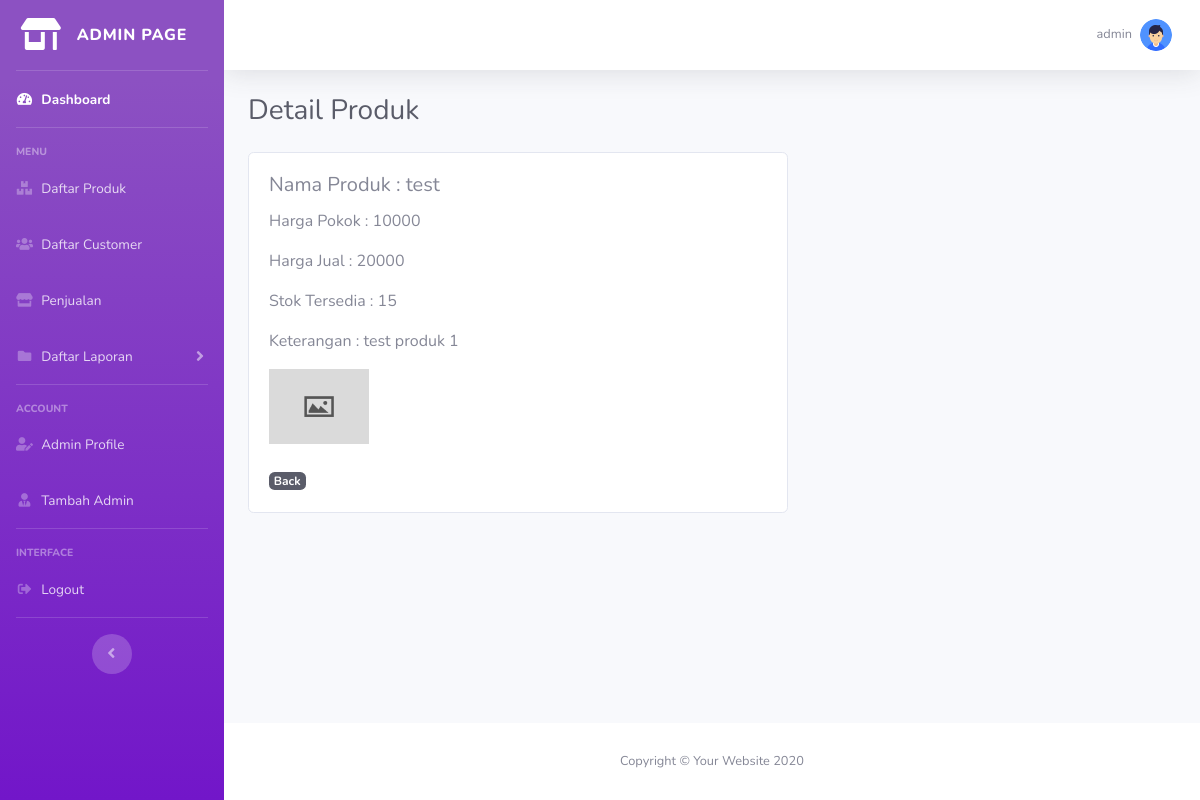
The page /apps/detailProduk.php?id_produk=2 (signed in) on the database as committed earlier.
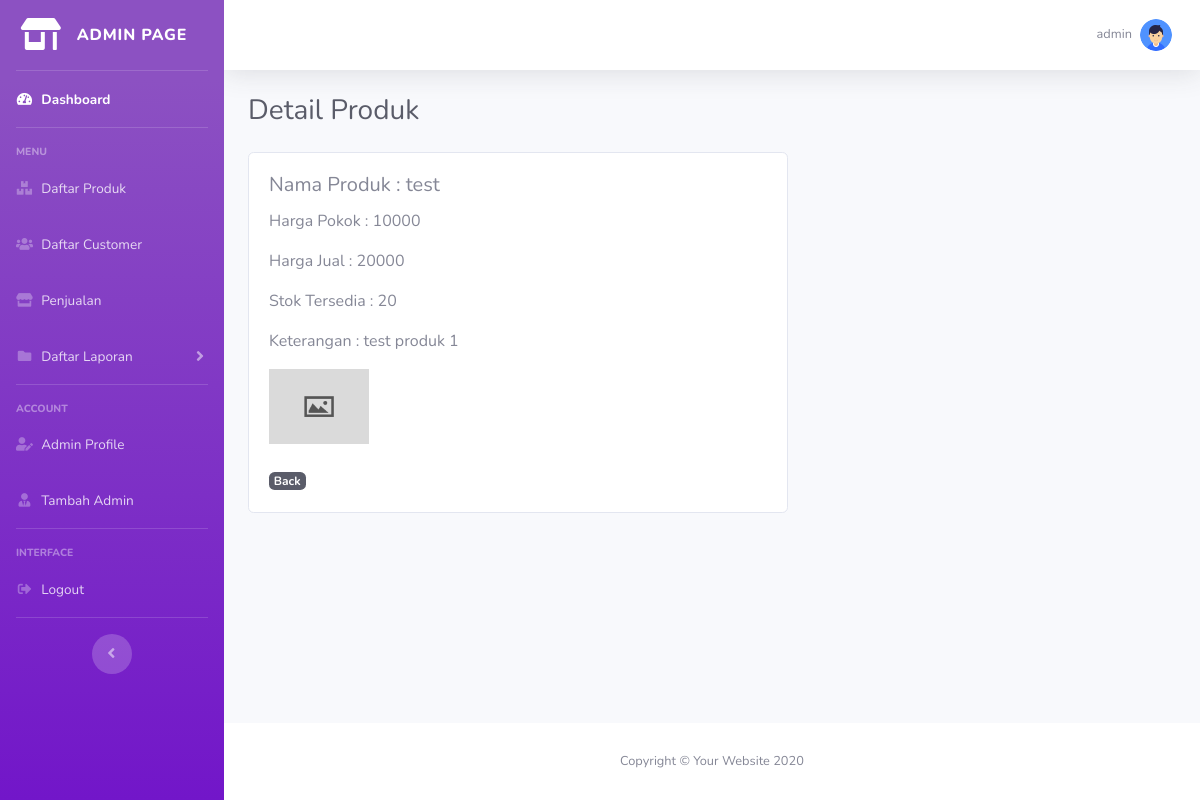
The same page on the database as committed later.
### tables this page shows
CREATE TABLE `produk` (
  `id_produk` int(11) NOT NULL,
  `nama_produk` varchar(100) NOT NULL,
  `harga_pokok` double NOT NULL,
  `harga_jual` double NOT NULL,
  `stok` int(5) NOT NULL,
  `keterangan` text NOT NULL,
  `gambar` varchar(30) NOT NULL
);

### function/functionadmin.php (called while the page is built, shortened)
<?php
include 'koneksi.php';
function query($data)
{
    global $conn;
    $result = mysqli_query($conn, $data);
    $rows = [];
    while ($row = mysqli_fetch_assoc($result)) {
        $rows[] = $row;
    }
    return $rows;
}

### apps/detailProduk.php (the view, shortened to what this page needs)
<?php
require '../function/functionadmin.php';
$id_produk = $_GET['id_produk'];
$produk = query("SELECT * FROM produk WHERE id_produk = '$id_produk' ")[0];
?>
<!DOCTYPE html>
<html lang="en">
<head>
    <link href="assets/vendor/fontawesome-free/css/all.min.css" rel="stylesheet" type="text/css">
    <link href="assets/css/sb-admin-2.min.css" rel="stylesheet">
</head>
<body id="page-top">
    <div id="wrapper">
        <?php include 'page/sidebar.php'; ?>
        <div id="content-wrapper" class="d-flex flex-column">
            <div id="content">
                <?php include 'page/topbar.php'; ?>
                <div class="container-fluid">
                    <div class="d-sm-flex align-items-center justify-content-between mb-4">
                        <h1 class="h3 mb-0 text-gray-800">Detail Produk</h1>
                    </div>
                    <div class="card mb-3" style="max-width: 540px;">
                        <div class="row no-gutters">
                            <div class="col-md-8">
                                <div class="card-body">
                                    <h5 class="card-title">Nama Produk : <?= $produk['nama_produk']; ?></h5>
                                    <p class="card-text">Harga Pokok : <?= $produk['harga_pokok']; ?></p>
                                    <p class="card-text">Harga Jual : <?= $produk['harga_jual']; ?></p>
                                    <p class="card-text">Stok Tersedia : <?= $produk['stok']; ?></p>
                                    <p class="card-text">Keterangan : <?= $produk['keterangan']; ?></p>
                                    <img class="img-fluid" src="img/produk/<?= $produk["gambar"]; ?>" width="100px;"></td>
                                    <br>
                                    <br>
                                    <a href="produk.php" class="badge badge-dark">Back</a>
                                </div>
                            </div>
                        </div>
                    </div>
                </div>
            </div>
            <?php include 'page/footer.php'; ?>
        </div>
    </div>
</body>
</html>

Rows that differ between the two databases and show on the page:
changed produk "test": stok "15" → "20"
